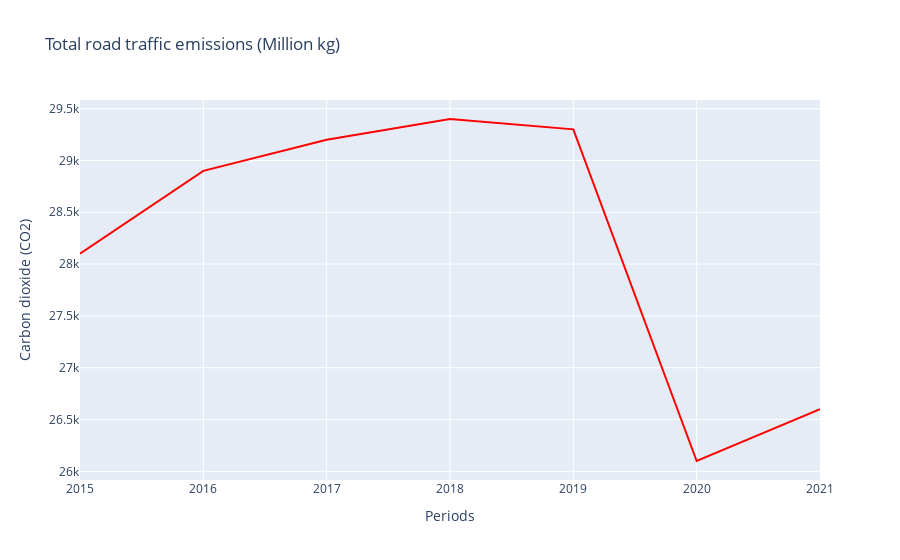
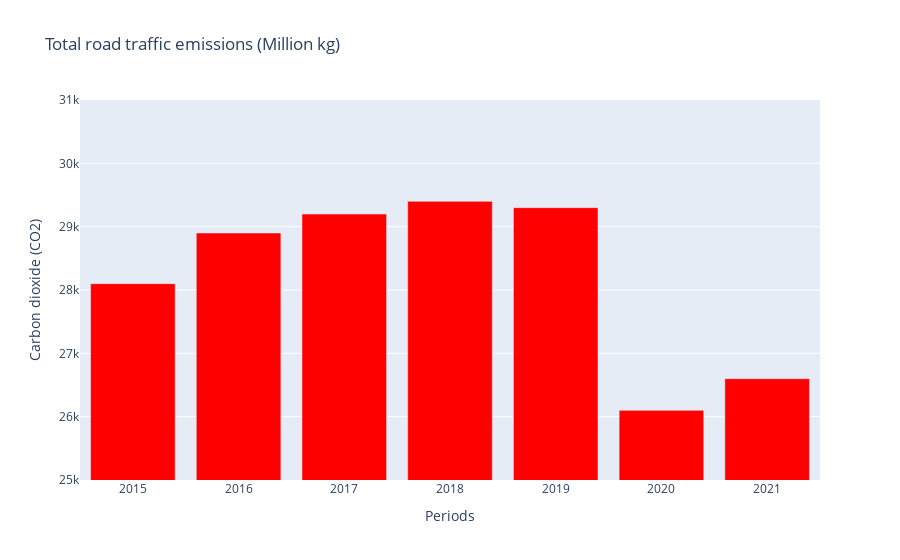

The notebook cell these images were saved under, in order:
### Markdown cell above
## Carbon dioxide:

### Code cell
# The dataset is imported
df_road = pd.read_csv('Road emissions.csv', delimiter=',')
df_road

# Outlier periods are removed
df_roadlimited = df_road.drop(0)
df_roadlimited = df_roadlimited.drop(1)
df_roadlimited

# Line chart

figco2line = px.line(df_roadlimited, x='Periods', y='Carbon dioxide (CO2)',
                 title='Total road traffic emissions (Million kg)')
figco2line.update_traces(line_color='red')
figco2line.show()


# Bar chart

figco2bar = px.bar(df_roadlimited, x='Periods', y='Carbon dioxide (CO2)',
                 title='Total road traffic emissions (Million kg)')
figco2bar.update_yaxes(range=(25000,31000))
figco2bar.update_traces(marker_color='red')
figco2bar.show()

### Figure 1 — Plotly figure (JSON) as saved in the notebook; plotly's stock layout.template omitted (floating-point values rounded to 4 significant figures)
{"data": [{"hovertemplate": "Periods=%{x}<br>Carbon dioxide (CO2)=%{y}<extra></extra>", "legendgroup": "", "line": {"color": "red", "dash": "solid"}, "marker": {"symbol": "circle"}, "mode": "lines", "name": "", "orientation": "v", "showlegend": false, "type": "scatter", "x": [2015, 2016, 2017, 2018, 2019, 2020, 2021], "xaxis": "x", "y": [28100, 28900, 29200, 29400, 29300, 26100, 26600], "yaxis": "y"}], "layout": {"legend": {"tracegroupgap": 0}, "title": {"text": "Total road traffic emissions (Million kg)"}, "xaxis": {"anchor": "y", "domain": [0, 1], "title": {"text": "Periods"}}, "yaxis": {"anchor": "x", "domain": [0, 1], "title": {"text": "Carbon dioxide (CO2)"}}}}

### Figure 2 — Plotly figure (JSON) as saved in the notebook; plotly's stock layout.template omitted (floating-point values rounded to 4 significant figures)
{"data": [{"alignmentgroup": "True", "hovertemplate": "Periods=%{x}<br>Carbon dioxide (CO2)=%{y}<extra></extra>", "legendgroup": "", "marker": {"color": "red", "pattern": {"shape": ""}}, "name": "", "offsetgroup": "", "orientation": "v", "showlegend": false, "textposition": "auto", "type": "bar", "x": [2015, 2016, 2017, 2018, 2019, 2020, 2021], "xaxis": "x", "y": [28100, 28900, 29200, 29400, 29300, 26100, 26600], "yaxis": "y"}], "layout": {"barmode": "relative", "legend": {"tracegroupgap": 0}, "title": {"text": "Total road traffic emissions (Million kg)"}, "xaxis": {"anchor": "y", "domain": [0, 1], "title": {"text": "Periods"}}, "yaxis": {"anchor": "x", "domain": [0, 1], "range": [25000, 31000], "title": {"text": "Carbon dioxide (CO2)"}}}}
